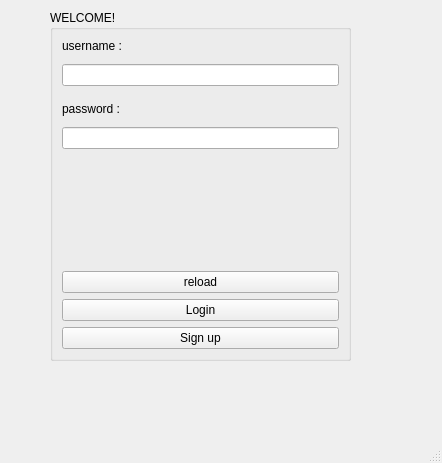
<?xml version="1.0" encoding="UTF-8"?>
<ui version="4.0">
 <class>MainWindow</class>
 <widget class="QMainWindow" name="MainWindow">
  <property name="geometry">
   <rect>
    <x>0</x>
    <y>0</y>
    <width>442</width>
    <height>463</height>
   </rect>
  </property>
  <property name="windowTitle">
   <string>MainWindow</string>
  </property>
  <widget class="QWidget" name="centralwidget">
   <widget class="QGroupBox" name="welcomepage">
    <property name="geometry">
     <rect>
      <x>50</x>
      <y>10</y>
      <width>301</width>
      <height>351</height>
     </rect>
    </property>
    <property name="title">
     <string>WELCOME!</string>
    </property>
    <layout class="QVBoxLayout" name="verticalLayout">
     <item>
      <widget class="QLabel" name="label">
       <property name="text">
        <string>username :</string>
       </property>
      </widget>
     </item>
     <item>
      <spacer name="verticalSpacer">
       <property name="orientation">
        <enum>Qt::Vertical</enum>
       </property>
       <property name="sizeType">
        <enum>QSizePolicy::Fixed</enum>
       </property>
       <property name="sizeHint" stdset="0">
        <size>
         <width>20</width>
         <height>5</height>
        </size>
       </property>
      </spacer>
     </item>
     <item>
      <widget class="QLineEdit" name="username"/>
     </item>
     <item>
      <spacer name="verticalSpacer_2">
       <property name="orientation">
        <enum>Qt::Vertical</enum>
       </property>
       <property name="sizeType">
        <enum>QSizePolicy::Fixed</enum>
       </property>
       <property name="sizeHint" stdset="0">
        <size>
         <width>20</width>
         <height>10</height>
        </size>
       </property>
      </spacer>
     </item>
     <item>
      <widget class="QLabel" name="label_2">
       <property name="text">
        <string>password :</string>
       </property>
      </widget>
     </item>
     <item>
      <spacer name="verticalSpacer_3">
       <property name="orientation">
        <enum>Qt::Vertical</enum>
       </property>
       <property name="sizeType">
        <enum>QSizePolicy::Fixed</enum>
       </property>
       <property name="sizeHint" stdset="0">
        <size>
         <width>20</width>
         <height>5</height>
        </size>
       </property>
      </spacer>
     </item>
     <item>
      <widget class="QLineEdit" name="password"/>
     </item>
     <item>
      <spacer name="verticalSpacer_4">
       <property name="orientation">
        <enum>Qt::Vertical</enum>
       </property>
       <property name="sizeType">
        <enum>QSizePolicy::Expanding</enum>
       </property>
       <property name="sizeHint" stdset="0">
        <size>
         <width>20</width>
         <height>40</height>
        </size>
       </property>
      </spacer>
     </item>
     <item>
      <spacer name="verticalSpacer_5">
       <property name="orientation">
        <enum>Qt::Vertical</enum>
       </property>
       <property name="sizeHint" stdset="0">
        <size>
         <width>20</width>
         <height>40</height>
        </size>
       </property>
      </spacer>
     </item>
     <item>
      <widget class="QPushButton" name="reload">
       <property name="text">
        <string>reload</string>
       </property>
      </widget>
     </item>
     <item>
      <widget class="QPushButton" name="login">
       <property name="text">
        <string>Login</string>
       </property>
      </widget>
     </item>
     <item>
      <widget class="QPushButton" name="signup">
       <property name="text">
        <string>Sign up</string>
       </property>
      </widget>
     </item>
    </layout>
   </widget>
  </widget>
  <widget class="QMenuBar" name="menubar">
   <property name="geometry">
    <rect>
     <x>0</x>
     <y>0</y>
     <width>442</width>
     <height>24</height>
    </rect>
   </property>
  </widget>
  <widget class="QStatusBar" name="statusbar"/>
 </widget>
 <resources/>
 <connections/>
</ui>
